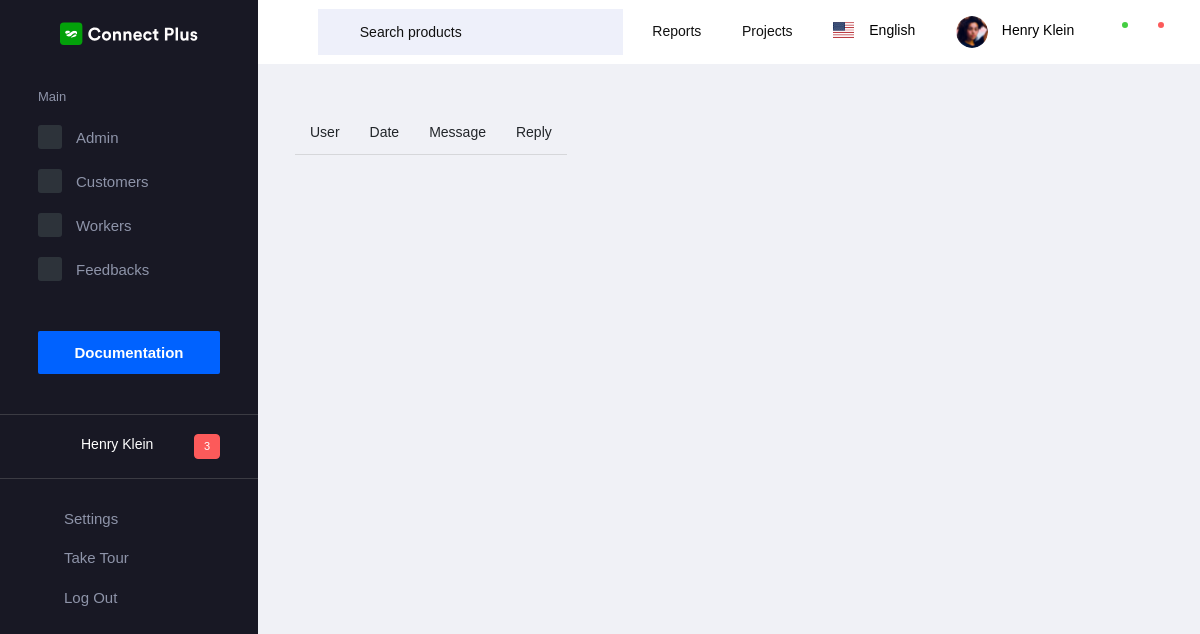
Page /feedbacks on the earlier database version.
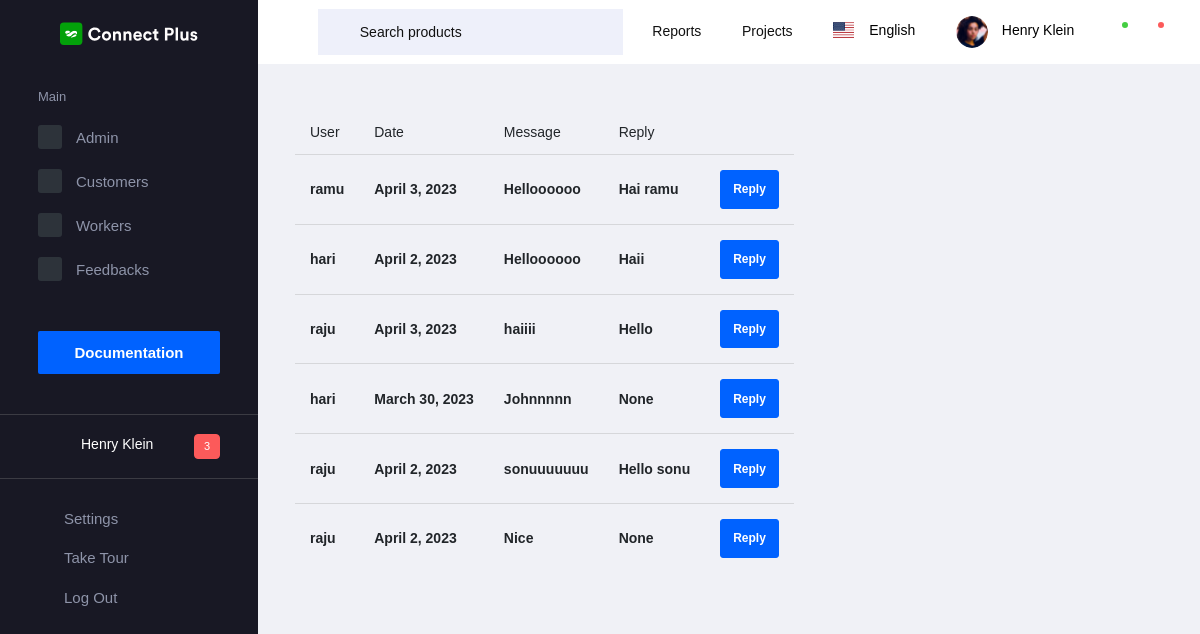
Same page on the later database version.
### app/models.py (models this page shows)
class Feedback(models.Model):
    user = models.ForeignKey(Login, on_delete=models.DO_NOTHING)
    date = models.DateField(auto_now=True)
    message = models.CharField(max_length=150)
    reply = models.CharField(max_length=150, null=True, blank=True)

class Login(AbstractUser):
    is_worker = models.BooleanField(default=False)
    is_customer = models.BooleanField(default=False)

### app/admin_views.py (the view)
# urls.py: path('feedbacks', admin_views.feedbacks, name="feedbacks"),
def feedbacks(request):
    u = request.user
    data = Feedback.objects.all()
    return render(request, 'admin/feedbacks.html', {'data': data})

### templates/admin/feedbacks.html
{% extends "admin/base.html" %}
{%load crispy_forms_tags %}
{% block content %}
<div>
    <table class="table">
                          <thead>
                            <tr>
                              <th scope="col">User</th>
                              <th scope="col">Date</th>
                              <th scope="col">Message</th>
                              <th scope="col">Reply</th>
                            </tr>
                          </thead>
                          <tbody>
                            {% for i in data %}
                            <tr>
                              <th scope="row">{{i.user}}</th>
                              <th scope="row">{{i.date}}</th>
                              <th scope="row">{{i.message}}</th>
                              <th scope="row">{{i.reply}}</th>
                                <th scope="row">
                                    <a href="{% url 'reply_feedback' i.id %}">
                                        <button type="button" class="btn btn-primary">Reply</button>
                                    </a>
                                </th>
                            </tr>
                            {% endfor %}
                          </tbody>
                        </table>
</div>
{% endblock %}

### templates/admin/base.html (shortened to what this page needs)
<!DOCTYPE html>
<html lang="en">
{% load static %}
  <head>
    <link rel="stylesheet" href=" {% static 'dashboard/vendors/mdi/css/materialdesignicons.min.css' %} ">
    <link rel="stylesheet" href=" {% static 'dashboard/vendors/flag-icon-css/css/flag-icon.min.css' %} ">
    <link rel="stylesheet" href=" {% static 'dashboard/vendors/css/vendor.bundle.base.css' %} ">
    <link rel="stylesheet" href=" {% static 'dashboard/vendors/font-awesome/css/font-awesome.min.css' %} " />
    <link rel="stylesheet" href=" {% static 'dashboard/vendors/bootstrap-datepicker/bootstrap-datepicker.min.css' %} ">
    <link rel="stylesheet" href=" {% static 'dashboard/css/style.css' %} ">
  </head>
  <body>
    <div class="container-scroller">
      <nav class="navbar default-layout-navbar col-lg-12 col-12 p-0 fixed-top d-flex flex-row">
        <div class="text-center navbar-brand-wrapper d-flex align-items-center justify-content-center">
          <a class="navbar-brand brand-logo" href=" {% static 'index.html' %} "><img src=" {% static 'dashboard/images/logo.svg' %} " alt="logo" /></a>
        </div>
        <div class="navbar-menu-wrapper d-flex align-items-stretch">
          <button class="navbar-toggler navbar-toggler align-self-center" type="button" data-toggle="minimize">
            <span class="mdi mdi-menu"></span>
          </button>
          <div class="search-field d-none d-xl-block">
            <form class="d-flex align-items-center h-100" action="#">
              <div class="input-group">
                <div class="input-group-prepend bg-transparent">
                  <i class="input-group-text border-0 mdi mdi-magnify"></i>
                </div>
                <input type="text" class="form-control bg-transparent border-0" placeholder="Search products">
              </div>
            </form>
          </div>
          <ul class="navbar-nav navbar-nav-right">
            <li class="nav-item  dropdown d-none d-md-block">
              <a class="nav-link dropdown-toggle" id="reportDropdown" href="#" data-toggle="dropdown" aria-expanded="false"> Reports </a>
            </li>
            <li class="nav-item  dropdown d-none d-md-block">
              <a class="nav-link dropdown-toggle" id="projectDropdown" href="#" data-toggle="dropdown" aria-expanded="false"> Projects </a>
            </li>
            <li class="nav-item nav-language dropdown d-none d-md-block">
              <a class="nav-link dropdown-toggle" id="languageDropdown" href="#" data-toggle="dropdown" aria-expanded="false">
                <div class="nav-language-icon">
                  <i class="flag-icon flag-icon-us" title="us" id="us"></i>
                </div>
                <div class="nav-language-text">
                  <p class="mb-1 text-black">English</p>
                </div>
              </a>
            </li>
            <li class="nav-item nav-profile dropdown">
              <a class="nav-link dropdown-toggle" id="profileDropdown" href="#" data-toggle="dropdown" aria-expanded="false">
                <div class="nav-profile-img">
                  <img src=" {% static 'dashboard/images/faces/face28.png' %} " alt="image">
                </div>
                <div class="nav-profile-text">
                  <p class="mb-1 text-black">Henry Klein</p>
                </div>
              </a>
            </li>
            <li class="nav-item dropdown">
              <a class="nav-link count-indicator dropdown-toggle" id="messageDropdown" href="#" data-toggle="dropdown" aria-expanded="false">
                <i class="mdi mdi-email-outline"></i>
                <span class="count-symbol bg-success"></span>
              </a>
            </li>
            <li class="nav-item dropdown">
              <a class="nav-link count-indicator dropdown-toggle" id="notificationDropdown" href="#" data-toggle="dropdown">
                <i class="mdi mdi-bell-outline"></i>
                <span class="count-symbol bg-danger"></span>
              </a>
            </li>
          </ul>
        </div>
      </nav>
      <div class="container-fluid page-body-wrapper">
        <nav class="sidebar sidebar-offcanvas" id="sidebar">
          <ul class="nav">
            <li class="nav-item nav-category">Main</li>
            <li class="nav-item">
              <a class="nav-link" href=" {% url 'admin_dash' %} ">
                <span class="icon-bg"><i class="mdi mdi-cube menu-icon"></i></span>
                <span class="menu-title">Admin</span>
              </a>
            </li>
            <li class="nav-item">
              <a class="nav-link" href=" {% url 'admin_customers' %} ">
                <span class="icon-bg"><i class="mdi mdi-contacts menu-icon"></i></span>
                <span class="menu-title">Customers</span>
              </a>
            </li>
            <li class="nav-item">
              <a class="nav-link" href=" {% url 'admin_workers' %} ">
                <span class="icon-bg"><i class="mdi mdi-format-list-bulleted menu-icon"></i></span>
                <span class="menu-title">Workers</span>
              </a>
            </li>
            <li class="nav-item">
              <a class="nav-link" href=" {% url 'feedbacks' %} ">
                <span class="icon-bg"><i class="mdi mdi-chart-bar menu-icon"></i></span>
                <span class="menu-title">Feedbacks</span>
              </a>
            </li>
            <li class="nav-item documentation-link">
              <a class="nav-link" href="http://www.bootstrapdash.com/demo/connect-plus-free/jquery/documentation/documentation.html" target="_blank">
                <span class="menu-title">Documentation</span>
              </a>
            </li>
            <li class="nav-item sidebar-user-actions">
              <div class="user-details">
                <div class="d-flex justify-content-between align-items-center">
                  <div>
                    <div class="d-flex align-items-center">
                      <div class="sidebar-profile-img">
                      </div>
                      <div class="sidebar-profile-text">
                        <p class="mb-1">Henry Klein</p>
                      </div>
                    </div>
                  </div>
                  <div class="badge badge-danger">3</div>
                </div>
              </div>
            </li>
            <li class="nav-item sidebar-user-actions">
              <div class="sidebar-user-menu">
                <a href="#" class="nav-link"><i class="mdi mdi-settings menu-icon"></i>
                  <span class="menu-title">Settings</span>
                </a>
              </div>
            </li>
            <li class="nav-item sidebar-user-actions">
              <div class="sidebar-user-menu">
                <a href="#" class="nav-link"><i class="mdi mdi-speedometer menu-icon"></i>
                  <span class="menu-title">Take Tour</span></a>
              </div>
            </li>
            <li class="nav-item sidebar-user-actions">
              <div class="sidebar-user-menu">
                <a href="#" class="nav-link"><i class="mdi mdi-logout menu-icon"></i>
                  <span class="menu-title">Log Out</span></a>
              </div>
            </li>
          </ul>
        </nav>
        <div class="main-panel">
          <div class="content-wrapper">
            <div class="row" id="proBanner">
              {% block content %}
              {% endblock %}
              </div>
            </div>
    </div>
  </body>
</html>

Differences in the rows shown:
added Feedback: user "ramu", date "April 3, 2023", message "Helloooooo", reply "Hai ramu"
added Feedback: user "hari", date "April 2, 2023", message "Helloooooo", reply "Haii"
added Feedback: user "raju", date "April 3, 2023", message "haiiii", reply "Hello"
added Feedback: user "hari", date "March 30, 2023", message "Johnnnnn", reply "None"
added Feedback: user "raju", date "April 2, 2023", message "sonuuuuuuu", reply "Hello sonu"
added Feedback: user "raju", date "April 2, 2023", message "Nice", reply "None"
